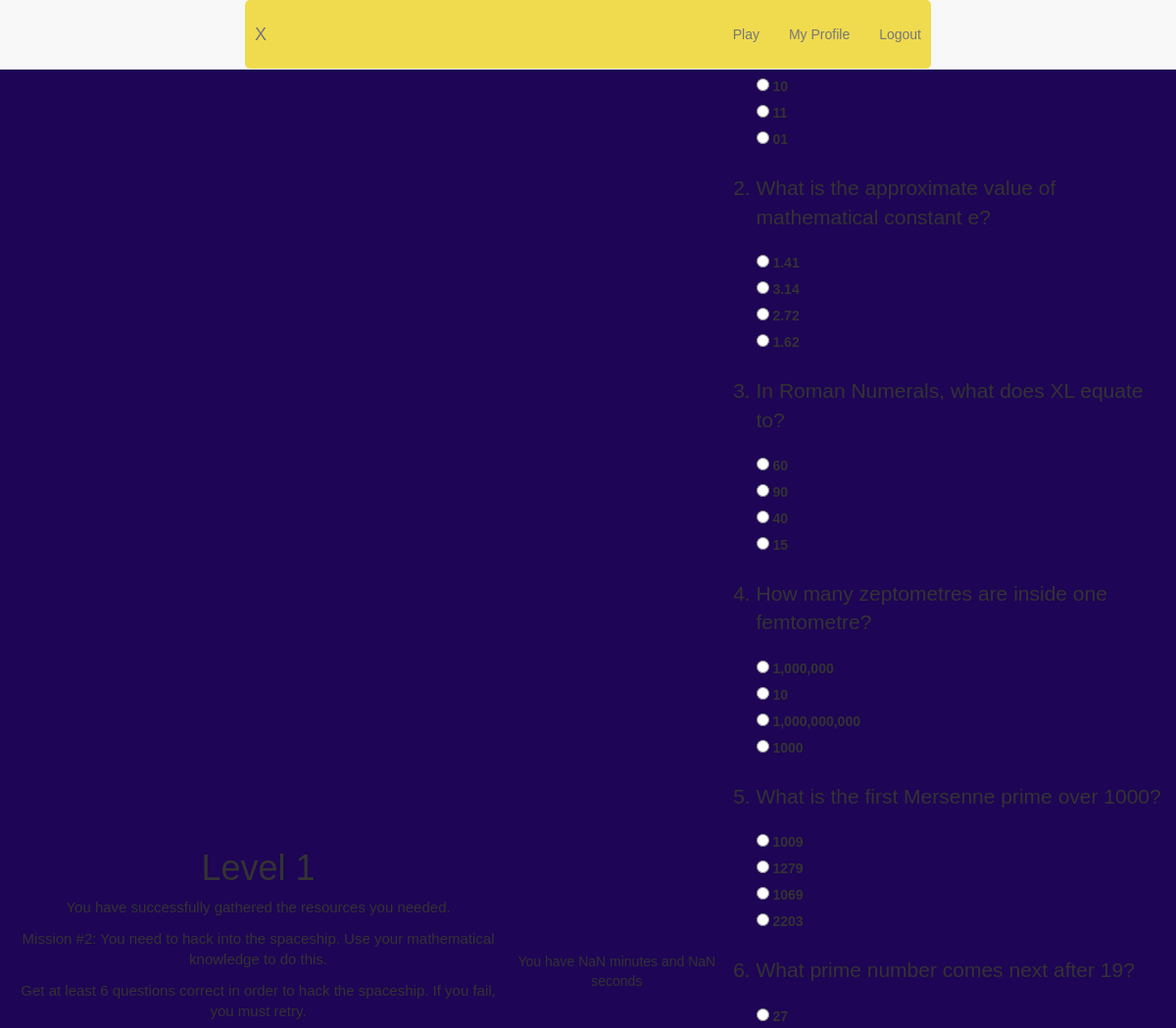
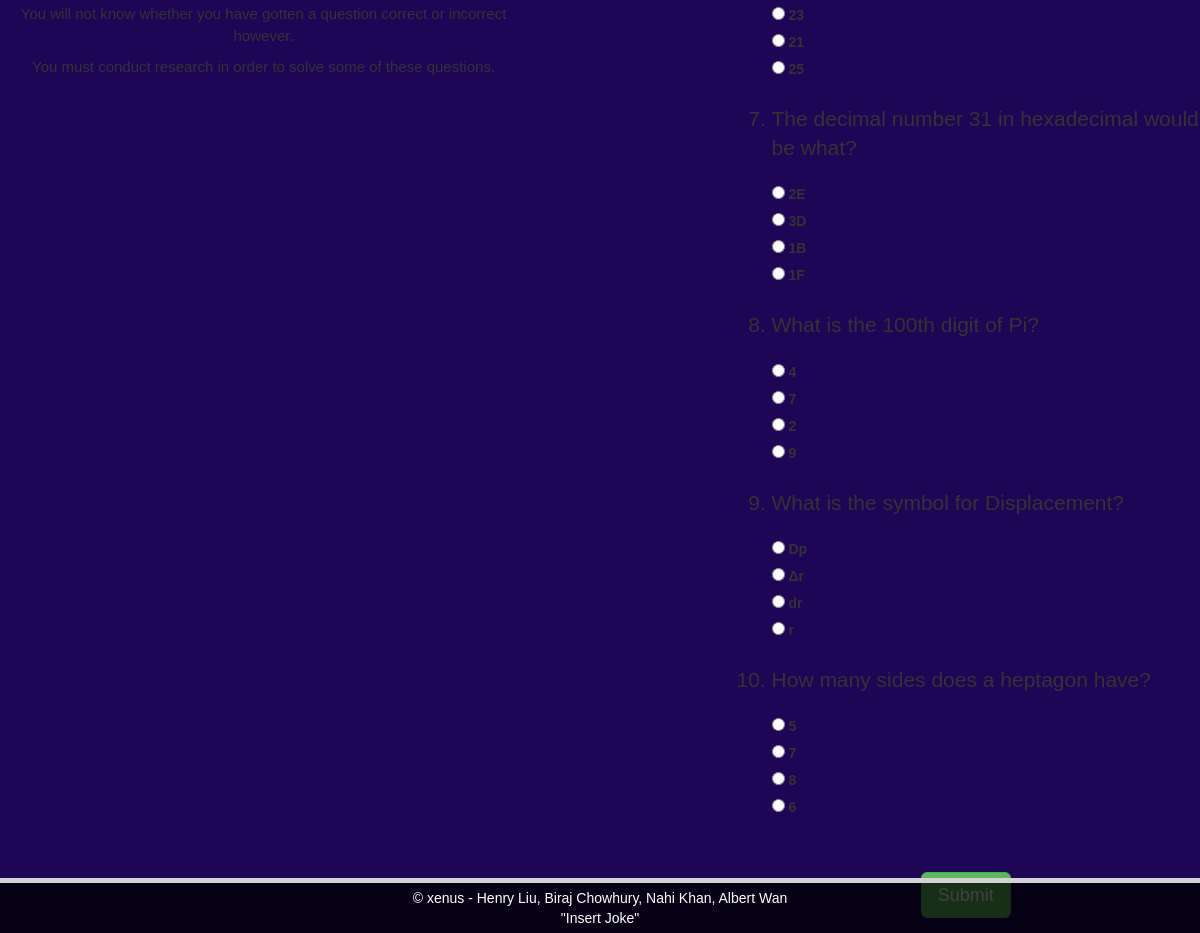
The page /computation (signed in) on the database its author committed (2 pictures, top to bottom).
### tables this page shows
CREATE TABLE TRIVIA (questions TEXT, one TEXT, two TEXT, three TEXT, four TEXT);

### app.py (the view)
@app.route("/computation")
def computation():
    if "user" not in session:
        return redirect(url_for('root'))
    with sqlite3.connect(DB_FILE) as connection:
        c = connection.cursor()
        q = 'SELECT questions, one, two , three, four FROM TRIVIA;'
        foo = c.execute(q)
        List = foo.fetchall()
        connection.commit()
    return render_template('computation.html',q = List, heading = session["user"],sessionstatus = "user" in session)

### templates/computation.html (shortened to what this page needs)
{% extends "homepage.html" %}
{% block body %}
{% block searchresults %}
<div class="container-fluid">
  <center>
    <h1>Level 1</h1>
    <p> You have successfully gathered the resources you needed. </p>
    <p>Mission #2: You need to hack into the spaceship. Use your mathematical knowledge to do this.</p>
    <p>Get at least 6 questions correct in order to hack the spaceship. If you fail, you must retry.</p>
    <p>You will not know whether you have gotten a question correct or incorrect however.</p>
    <p>You must conduct research in order to solve some of these questions.</p>
  </center>
</div>
<head>
</head>
<body onload="timeRemaining()">
  <center><div>You have <span id="clockdiv"></span></div></center>
</body>
<div class = "form-group">
  <form action = "/computationchecker" method='POST'>
    <ol>
      {% for i in q %}
      <li class="lead">{{i[0]|safe}}</li>
      <div class="form-check">
        <input required="true" class ="form-check-input" type='radio' value='{{i[1]}}' name='{{loop.index0}}' required/>
        <label class="form-check-label"> {{i[1]|safe}} </label>
        <br>
        <input required="true" class ="form-check-input" type='radio' value='{{i[2]}}' name='{{loop.index0}}' required/>
        <label class="form-check-label"> {{i[2]|safe}} </label>
        <br>
        <input required="true" class ="form-check-input" type='radio' value='{{i[3]}}' name='{{loop.index0}}' required/>
        <label class="form-check-label"> {{i[3]|safe}} </label>
        <br>
        <input required="true" class ="form-check-input" type='radio' value='{{i[4]}}' name='{{loop.index0}}' required/>
        <label class="form-check-label"> {{i[4]|safe}} </label>
        <br>
      </div>
      <br>
      {% endfor %}
      <br>
    </ol>
    <div class="text-center">
      <button type="submit" class="btn btn-success btn-lg">Submit</button>
    </div>
  </form>
</div>
<br><br><br>
{% endblock %}
{% endblock %}

### templates/homepage.html (shortened to what this page needs)
{% extends "template.html" %}
{% block buttons %}
{% if sessionstatus %}
<html lang="en">
<li class="nav-item">
  <a href="{{ url_for('play') }}" class="nav-link">Play</a>
</li>
<li class="nav-item">
  <a href="{{ url_for('profile') }}" class="nav-link">My Profile</a>
</li>
<li class="nav-item">
  <a href="{{ url_for('logout') }}" class="nav-link">Logout</a>
</li>
{% endif %}
{% endblock %}

### templates/template.html (shortened to what this page needs)
<!DOCTYPE html>
<html lang="en" dir="ltr">
<head>
  <link rel="stylesheet" href="https://maxcdn.bootstrapcdn.com/bootstrap/3.3.7/css/bootstrap.min.css">
  <link rel="stylesheet" href="css/styles.css">
  </head>
<br>
<br>
<body style="height: 100%;">
    <nav class="navbar navbar-default navbar-fixed-top" data-sr-id="0" style="color: black; opacity: 1; transition: opacity 2s cubic-bezier(0.5, 0, 0, 1) 0s;">
      <div class="container">
        <div class="navbar-header">
          <a class="navbar-brand" href="{{ url_for('root') }}">X</a>
        </div>
        <div id="navbar" class="collapse navbar-collapse">
          <ul class="nav navbar-nav navbar-right">
            {% block buttons %}
            {% endblock %}
          </ul>
        </div>
      </div>
    </nav>
    {% block body %}
    {% endblock %}
<br>
<br>
  <footer style="position: fixed; left: 0; bottom: 0; padding: 5px; margin-top: 0; width: 100%; background: rgba(0, 0, 0, 0.75); color: white; text-align: center; border-top: solid; border-color:lightgray; border-width: 5px;">
     &copy xenus - Henry Liu, Biraj Chowhury, Nahi Khan, Albert Wan <br> "Insert Joke"
  </footer>
  </body>
</html>

### templates/styles.css (style rules this page uses)
* { box-sizing: border-box; }
body { display: flex; justify-content: center; align-items: center; min-height: 100vh; margin: 0; background-color: #1E0555; }
body, .quote-input { font-family: 'Gill Sans', 'Gill Sans MT', Calibri, 'Trebuchet MS', sans-serif; }
.container { background-color: #F0DB4F; padding: 1rem; border-radius: .5rem; width: 700px; max-width: 90%; }

### templates/computation.html (style rules this page uses)
p { text-align: center; font-size: 15px; margin-top: 0px; }

### rows shown on the page
TRIVIA: two "10", three "11", four "01"
TRIVIA: questions "What is the approximate value of mathematical constant e?", one "1.41", two "3.14", three "2.72", four "1.62"
TRIVIA: questions "In Roman Numerals, what does XL equate to?", one "60", two "90", three "40", four "15"
TRIVIA: questions "How many zeptometres are inside one femtometre?", one "1,000,000", two "10", three "1,000,000,000", four "1000"
TRIVIA: questions "What is the first Mersenne prime over 1000?", one "1009", two "1279", three "1069", four "2203"
TRIVIA: questions "What prime number comes next after 19?", one "27", two "23", three "21", four "25"
TRIVIA: questions "The decimal number 31 in hexadecimal would be what?", one "2E", two "3D", three "1B", four "1F"
TRIVIA: questions "What is the 100th digit of Pi?", one "4", two "7", three "2", four "9"
TRIVIA: questions "What is the symbol for Displacement?", one "Dp", two "Δr", three "dr", four "r"
TRIVIA: questions "How many sides does a heptagon have?", one "5", two "7", three "8", four "6"
